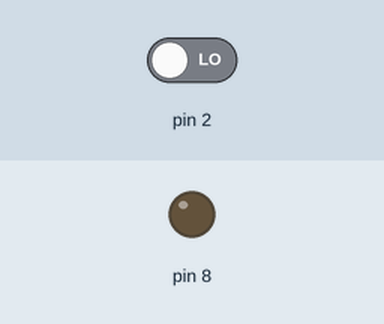
Bench run of a sketch on a simulated Arduino Uno, built with avr-gcc and run on an emulated ATmega328P. On the bench: output pins drawn as LEDs (lit = HIGH). The inputs (shaded band) are chosen by the test bench; at power-on: pin 2 LOW.

Above: at 1.2 s.
1.3 s: pin 2 driven HIGH
At 2.3 s:
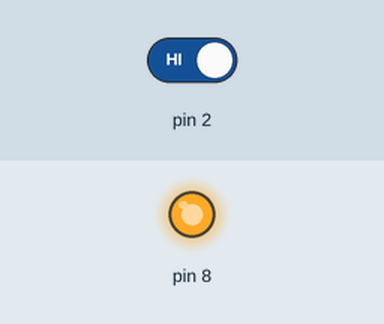
Timing chart, 0 to 4.3 s (numbered marks = the images above; inputs shaded):
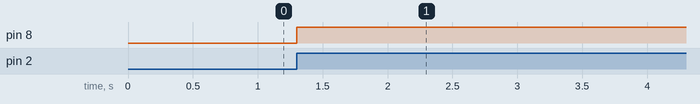

The sketch:

Positive_logic_and_Negative_Logic_Switch.ino
```cpp
//C ++ Code
// Code by Aadhitya G

void setup() {
  pinMode(8, OUTPUT);
  pinMode(2, INPUT_PULLUP);
}
void loop() {
  int buttonState1 = digitalRead(2);
  int buttonState2 = digitalRead(8);
  if (buttonState2 == LOW) {
    digitalWrite(8, LOW);
  } else {
    digitalWrite(2, LOW);
  }
  if (buttonState1 == HIGH) {
    digitalWrite(8, HIGH);
  } else {
    digitalWrite(2, LOW);
}
}
```

Measured:
- after the input at 1.3 s, pin 8: LOW → HIGH at once
